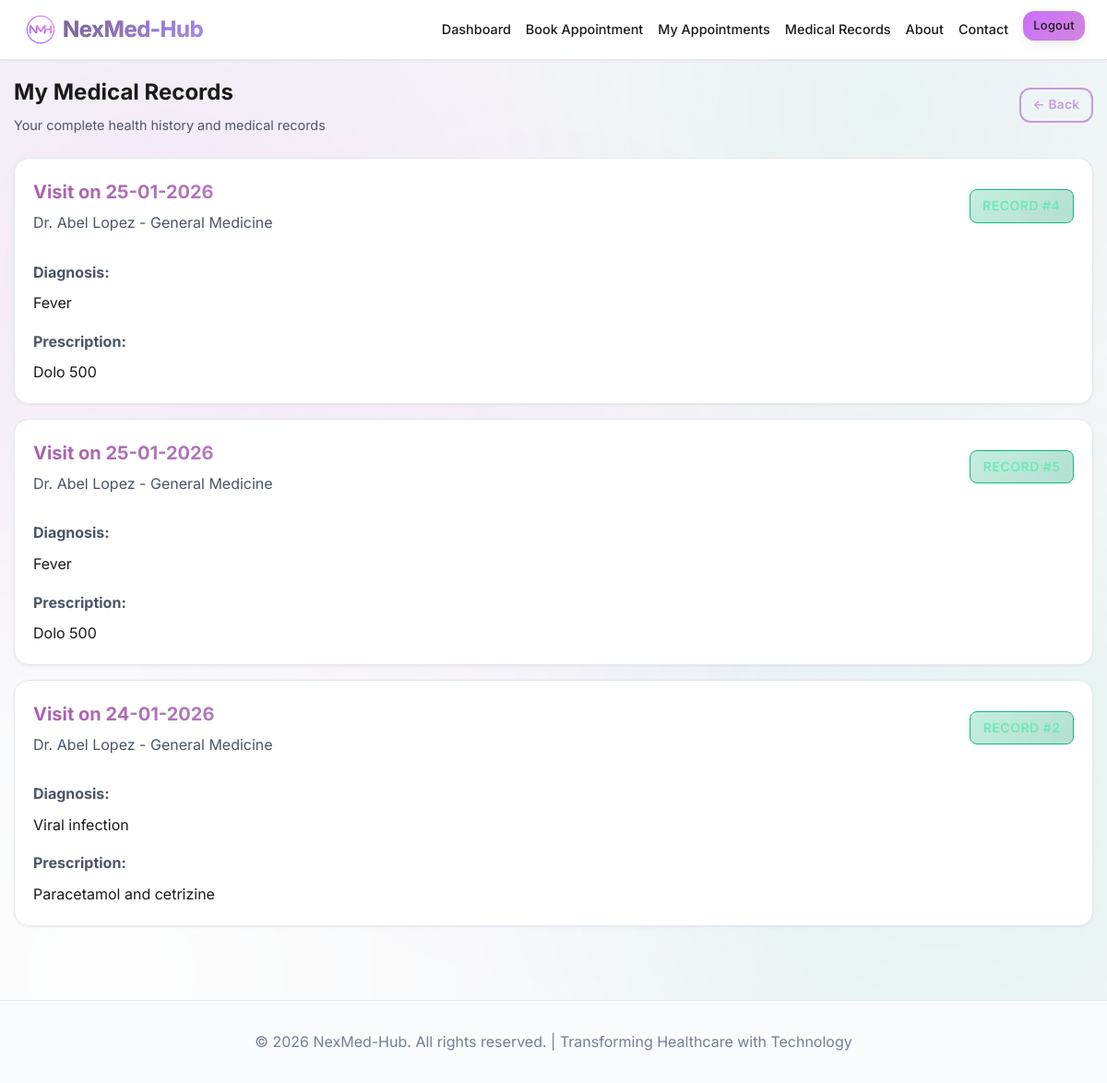
/patient/records (signed in), run on the app's committed database.
### models.py (models this page shows, shortened)
class PatientRecord(db.Model):
    __tablename__ = 'patient_records'
    id = db.Column(db.Integer, primary_key=True)
    patient_id = db.Column(db.Integer, db.ForeignKey('users.id'), nullable=False)
    doctor_id = db.Column(db.Integer, db.ForeignKey('doctors.id'), nullable=False)
    diagnosis = db.Column(db.Text, nullable=False)
    prescription = db.Column(db.Text)
    visit_date = db.Column(db.Date, nullable=False)
    notes = db.Column(db.Text) # Internal notes for the doctor or details for the patient
    created_at = db.Column(db.DateTime, default=datetime.utcnow)

class Doctor(db.Model):
    __tablename__ = 'doctors'
    id = db.Column(db.Integer, primary_key=True)
    user_id = db.Column(db.Integer, db.ForeignKey('users.id'), unique=True, nullable=True)  # Link to User for login credentials
    name = db.Column(db.String(100), nullable=False) # Professional name displayed to patients
    specialization = db.Column(db.String(100), nullable=False) # e.g., "Cardiology", "General Physician"
    available_slots_per_day = db.Column(db.Integer, default=10) # Daily appointment capacity
    created_at = db.Column(db.DateTime, default=datetime.utcnow)
    appointments = db.relationship('Appointment', backref='doctor', lazy=True)
    patient_records = db.relationship('PatientRecord', backref='doctor', lazy=True)

### routes/patient.py (the view)
@patient_bp.route('/records')
@patient_required
def records():
    patient_records = PatientRecord.query.filter_by(patient_id=current_user.id)\
        .order_by(PatientRecord.visit_date.desc()).all()
    return render_template('patient/records.html', records=patient_records)

### app.py (called while the page is built)
@login_manager.user_loader
def load_user(user_id):
    return User.query.get(int(user_id))

### routes/patient.py (called while the page is built)
def patient_required(f):
    @wraps(f)
    @login_required
    def decorated_function(*args, **kwargs):
        if current_user.role != 'patient':
            flash('Access denied. Patients only.', 'error')
            return redirect(url_for('index'))
        return f(*args, **kwargs)
    return decorated_function

### templates/patient/records.html (shortened to what this page needs)
{% extends "base.html" %}
{% block content %}
<div class="container" style="padding: 1rem 15px;">
    <div class="flex-between mb-3">
        <div>
            <h1 style="font-size: 1.5rem; font-weight: 700; margin-bottom: 0.3rem;">My Medical Records</h1>
            <p style="color: var(--text-secondary); margin-bottom: 0; font-size: 0.9rem;">Your complete health history
                and medical records
            </p>
        </div>
        <a href="{{ url_for('patient.dashboard') }}" class="btn btn-outline"
            style="padding: 0.4rem 0.8rem; font-size: 0.85rem;">← Back</a>
    </div>
    {% if records %}
    <div style="display: grid; gap: 1rem;">
        {% for record in records %}
        <div class="card">
            <div class="card-header flex-between">
                <div>
                    <h3 class="card-title">Visit on {{ record.visit_date.strftime('%d-%m-%Y') }}</h3>
                    <p style="color: var(--text-secondary); margin-top: 0.25rem;">{{ record.doctor.name }} - {{
                        record.doctor.specialization }}</p>
                </div>
                <span class="badge badge-approved">Record #{{ record.id }}</span>
            </div>
            <div class="card-body">
                <div style="display: grid; gap: 1rem;">
                    <div>
                        <strong style="color: var(--text-secondary);">Diagnosis:</strong>
                        <p style="margin-top: 0.5rem;">{{ record.diagnosis }}</p>
                    </div>
                    {% if record.prescription %}
                    <div>
                        <strong style="color: var(--text-secondary);">Prescription:</strong>
                        <p style="margin-top: 0.5rem;">{{ record.prescription }}</p>
                    </div>
                    {% endif %}
                </div>
            </div>
        </div>
        {% endfor %}
    </div>
    {% endif %}
</div>
{% endblock %}

### static/css/style.css (style rules this page uses)
:root { --primary-gradient: linear-gradient(135deg, #a95dab 0%, #b685c1 100%); --secondary-gradient: linear-gradient(135deg, #e8eaf6 0%, #c5cae9 100%); --success-gradient: linear-gradient(135deg, #8d5e95 0%, #846496 100%); --accent-gradient: linear-gradient(135deg, #bb93c3 0%, #95769f 100%); --hero-gradient: linear-gradient(135deg, #f5f6f8 0%, #e8eaf6 100%); --primary-color: #c39cdb; --secondary-color: #7a5cca; --success-color: #aa80b4; --danger-color: #c38bfb; --warning-color: #dbb5f2; --info-color: #152c2f; --bg-light: #ffffff; --bg-secondary: #f5f6f8; --bg-tertiary: #e8eaf6; --bg-card: #ffffff; --bg-card-solid: #fafbfc; --bg-card-hover: #f0f1f5; --text-primary: #1a1a1a; --text-secondary: #4a5568; --text-muted: #718096; --border-light: #e2e8f0; --border-medium: #cbd5e0; --border-focus: #9868a3; --shadow-sm: 0 1px 3px rgba(0, 0, 0, 0.06); --shadow-md: 0 4px 12px rgba(0, 0, 0, 0.08); --shadow-lg: 0 8px 24px rgba(0, 0, 0, 0.1); --shadow-xl: 0 12px 32px rgba(0, 0, 0, 0.12); --shadow-glow: 0 0 20px rgba(164, 241, 228, 0.25); --shadow-glow-secondary: 0 0 20px rgba(217, 70, 239, 0.25); --shadow-inner: inset 0 2px 4px rgba(0, 0, 0, 0.04); --radius-sm: 8px; --radius-md: 12px; --radius-lg: 16px; --radius-xl: 24px; --radius-full: 9999px; --transition-fast: 0.2s cubic-bezier(0.4, 0, 0.2, 1); --transition-normal: 0.3s cubic-bezier(0.4, 0, 0.2, 1); --transition-slow: 0.5s cubic-bezier(0.4, 0, 0.2, 1); --transition-bounce: 0.6s cubic-bezier(0.68, -0.55, 0.265, 1.55); }
* { margin: 0; padding: 0; box-sizing: border-box; }
body { font-family: 'Inter', -apple-system, BlinkMacSystemFont, 'Segoe UI', 'SF Pro Display', sans-serif; background: var(--bg-secondary); color: var(--text-primary); line-height: 1.6; -webkit-font-smoothing: antialiased; -moz-osx-font-smoothing: grayscale; }
body::before { content: ''; position: fixed; top: 0; left: 0; width: 100%; height: 100%; background: radial-gradient(circle at 15% 25%, rgba(217, 70, 239, 0.08) 0%, transparent 40%), radial-gradient(circle at 85% 75%, rgba(45, 212, 191, 0.08) 0%, transparent 40%), radial-gradient(circle at 50% 50%, rgba(232, 121, 249, 0.05) 0%, transparent 60%), radial-gradient(circle at 80% 10%, rgba(20, 184, 166, 0.05) 0%, transparent 30%), radial-gradient(circle at 10% 90%, rgba(255, 255, 255, 0.8) 0%, transparent 50%); z-index: -1; pointer-events: none; }
.container { max-width: 1200px; margin: 0 auto; padding: 0 20px; }
.btn { padding: 0.5rem 1.25rem; border: none; border-radius: var(--radius-md); font-weight: 600; font-size: 0.875rem; cursor: pointer; transition: all var(--transition-normal); text-decoration: none; display: inline-block; position: relative; overflow: hidden; letter-spacing: 0.3px; text-align: center; }
.btn::before { content: ''; position: absolute; top: 50%; left: 50%; width: 0; height: 0; border-radius: 50%; background: rgba(255, 255, 255, 0.3); transform: translate(-50%, -50%); transition: width 0.6s ease, height 0.6s ease; }
.btn-outline { background: transparent; border: 2px solid var(--primary-color); color: var(--primary-color); backdrop-filter: blur(10px); }
.card { background: var(--bg-card); border-radius: var(--radius-lg); padding: 1.25rem; box-shadow: var(--shadow-sm); transition: all var(--transition-normal); border: 1px solid var(--border-light); position: relative; overflow: hidden; }
.card::before { content: ''; position: absolute; top: 0; left: 0; width: 100%; height: 3px; background: var(--primary-gradient); opacity: 0; transition: var(--transition-normal); pointer-events: none; }
.card-header { margin-bottom: 1rem; padding-bottom: 0.75rem; border-bottom: 1px solid var(--glass-border); }
.card-title { font-size: 1.25rem; font-weight: 700; margin-bottom: 0.3rem; background: var(--primary-gradient); -webkit-background-clip: text; -webkit-text-fill-color: transparent; background-clip: text; }
.card-body { position: relative; z-index: 1; }
.badge { display: inline-block; padding: 0.375rem 0.85rem; border-radius: var(--radius-sm); font-size: 0.875rem; font-weight: 600; text-transform: uppercase; letter-spacing: 0.5px; }
.badge-approved { background: linear-gradient(135deg, rgba(16, 185, 129, 0.25) 0%, rgba(5, 150, 105, 0.3) 100%); color: #6ee7b7; border: 1px solid #10b981; }
.mb-3 { margin-bottom: 1.5rem; }
.flex-between { display: flex; justify-content: space-between; align-items: center; }

### data on the page
PatientRecord: visit_date "25-01-2026", doctor.name "Dr. Abel Lopez", doctor.specialization "General Medicine", id "4", diagnosis "Fever", prescription "Dolo 500"
PatientRecord: visit_date "25-01-2026", doctor.name "Dr. Abel Lopez", doctor.specialization "General Medicine", id "5", diagnosis "Fever", prescription "Dolo 500"
PatientRecord: visit_date "24-01-2026", doctor.name "Dr. Abel Lopez", doctor.specialization "General Medicine", id "2", diagnosis "Viral infection", prescription "Paracetamol and cetrizine"
